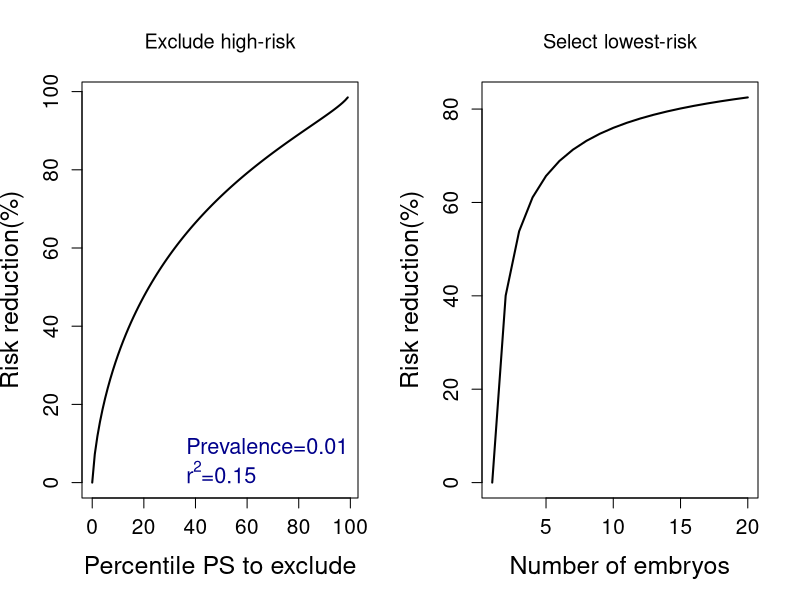

Write R code to recreate this figure.

library(MASS)

risk_reduction = function(r2,method,K,n=10,q=0.01)
{
  r = sqrt(r2)
  zk = qnorm(K, lower.tail=F)
  if (method==1) # Exclude high-risk, q-percentile
  {
    zq = qnorm(q, lower.tail=F)
    integrand1 = function(t)
    {
      y = dnorm(t)*pnorm((zk-r*t)/sqrt(1-r^2),lower.tail=F)
      return(y)
    }
    risk= integrate(integrand1,-Inf,zq)$value / (1-q)
  }
  if (method==2) # Select lowest-risk
  {
    integrand2 = function(t)
    {
      arg = (zk-t*sqrt(1-r2/2)) / (r/sqrt(2))
      y = dnorm(t)*pnorm(arg, lower.tail=F)^n
      return(y)
    }
    risk= integrate(integrand2,-Inf,Inf)$value
  }
  if (method==3) # Select high-risk (method 2)
  {
    integrand3 = function(t)
    {
      arg = (zk-t*sqrt(1-r2)) / r
      y = dnorm(t)*(1-pnorm(arg)/(1-q))
      return(y)
    }
    zq = qnorm(q, lower.tail=F)
    risk= integrate(integrand3,(zk-zq*r)/sqrt(1-r2),Inf)$value
  }
  if (method==4) # Select lowest-risk (method 2)
  {
    integrand4 = function(t)
    {
      arg = (zk-t*r/sqrt(2)) / sqrt(1-r2/2)
      y = n*dnorm(t)*pnorm(t,lower.tail = F)^(n-1)*pnorm(arg, lower.tail=F)
      return(y)
    }
    risk= integrate(integrand4,-Inf,Inf)$value
  }
  reduction = (K-risk)/K
  return(reduction)
}

r2 = 0.15
k = 0.01

qs = seq(0,0.99,by=0.01)
risk_red_1 = numeric(length(qs))
risk_red_3 = numeric(length(qs))

for (i in seq_along(qs))
{
  qi = qs[i]
  risk_red_1[i] = risk_reduction(r2,1,k,q=qi)
  risk_red_3[i] = risk_reduction(r2,3,k,q=qi)
}

ns = seq(1,20)
risk_red_2 = numeric(length(ns))
risk_red_4 = numeric(length(ns))

for (i in seq_along(ns))
{
  ni = ns[i]
  risk_red_2[i] = risk_reduction(r2,2,k,n=ni)
  risk_red_4[i] = risk_reduction(r2,4,k,n=ni)
}

# png("RiskReduction.png",2400,1500,res=300)
par(mfrow=c(1,2))

plot(qs*100,risk_red_1*100,type='l',cex=1.5,xlab="Percentile PS to exclude",ylab="Risk reduction(%)",cex.lab=1.5,cex.axis=1.25,lwd=2,main='Exclude high-risk',font.main=1)
index = 3
# segments(qs[index]*100,-10,qs[index]*100,risk_red_1[index]*100,col='darkgray',lty=1,lwd=2)
# segments(qs[index]*100,risk_red_1[index]*100,-10,risk_red_1[index]*100,col='darkgray',lty=1,lwd=2)

# plot(1/(1-qs),risk_red_1*100,type='l',cex=1.5,xlab="Effective number of embryos",ylab="Risk reduction(%)",cex.lab=1.5,cex.axis=1.25,lwd=2,main='Exclude high-risk',font.main=1,xlim=c(0,20))
legend('bottomright',c(sprintf("Prevalence=%g",k),as.expression(bquote('r'^'2'*'='*.( r2)))),bty='n',cex=1.3,text.col='darkblue')

plot(ns,risk_red_2*100,type='l',cex=1.5,xlab="Number of embryos",ylab="Risk reduction(%)",cex.lab=1.5,cex.axis=1.25,lwd=2,main='Select lowest-risk',font.main=1)

# dev.off()